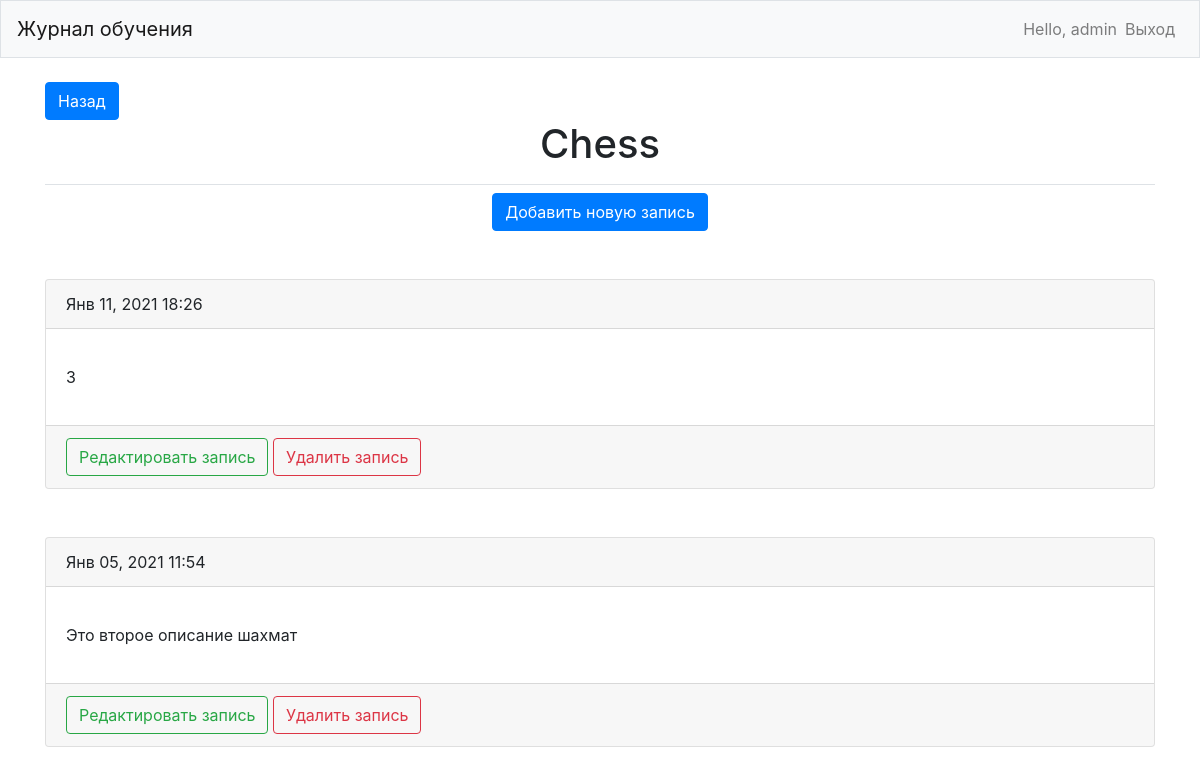
Page /topics/1/ (signed in) on the committed database.
### learning_logs/models.py (models this page shows, shortened)
class Topic(models.Model):
    text = models.CharField(max_length=200)
    date_added = models.DateTimeField(auto_now_add=True)
    owner = models.ForeignKey(User, on_delete=models.CASCADE)
    def __str__(self):
        return self.text

class Entry(models.Model):
    topic = models.ForeignKey(Topic, on_delete=models.CASCADE)
    text = models.TextField()
    date_added = models.DateTimeField(auto_now_add=True)
    class Meta:
        verbose_name = 'Запись'
        verbose_name_plural = 'Записи'

### learning_logs/views.py (the view)
# urls.py: path('topics/<int:topic_id>/', views.topic, name='topic'),
@login_required
def topic(request, topic_id):
    topic = Topic.objects.get(id=topic_id)
    check_topic_owner(topic, request)
    entries = topic.entry_set.order_by('-date_added')
    context = {'topic': topic, 'entries': entries}
    return render(request, 'learning_logs/topic.html', context)

### learning_logs/views.py (called while the page is built)
def check_topic_owner(topic, request):
    if topic.owner != request.user:
        raise Http404

### learning_logs/templates/learning_logs/topic.html
{% extends "learning_logs/base.html" %}
{% block page_header %}
  <a class="btn btn-primary" href="{% url 'learning_logs:topics' %}">Назад</a>
  <h1 class="text-center">{{ topic }}</h1>
{% endblock page_header %}
{% block content %}
<div class="row justify-content-center">
  <a href="{% url 'learning_logs:new_entry' topic.id %}" class="btn btn-primary">Добавить новую запись</a>
</div>
      <br><br>
      {% for entry in entries %}
      <div class="justify-content-center">
          <div class="card text">
            <div class="card-header">
              {{ entry.date_added|date:'M d, Y H:i' }}
            </div>
            <div class="card-body">
              <p class="card-text">{{ entry.text|linebreaks }}</p>
            </div>
              <div class="card-footer text-muted">
                <a href="{% url 'learning_logs:edit_entry' entry.id %}" class="btn btn-outline-success">Редактировать запись</a>
                <a href="{% url 'learning_logs:delete_entry' entry.id %}" class="btn btn-outline-danger">Удалить запись</a>
              </div>
          </div>
      </div>
      <br><br>
      {% empty %}
          <p>Здесь пока не создано ни одной записи.</p>
      {% endfor %}
{% endblock %}

### learning_logs/templates/learning_logs/base.html (shortened to what this page needs)
{% load bootstrap4 %}
<!DOCTYPE html>
<html lang="en" dir="ltr">
  <head>
  </head>
  <body>
    <header>
      <nav class="navbar navbar-expand-md navbar-light bg-light mb-4 border">
        <a class="navbar-brand" href="{% url 'learning_logs:index' %}">Журнал обучения</a>
        <div class="collapse navbar-collapse" id="navbarCollapse">
          <ul class="navbar-nav ml-auto">
            {% if user.is_authenticated %}
              <li class="nav-item">
                <span class="navbar-text">Hello, {{user.username}}</span>
              </li>
              <li class="nav-item">
                <a class="nav-link" href="{% url 'users:logout' %}">Выход</a>
              </li>
            {% endif %}
          </ul>
        </div>
      </nav>
    </header>
    <main role="main" class="container">
      <div class="pb-2 mb-2 border-bottom">
        {% block page_header %}{% endblock page_header %}
      </div>
      <div>
        {% block content %}{% endblock %}
      </div>
    </main>
  {% bootstrap_css %}
  </body>
</html>

### rows in the picture
Topic: text "Chess"
Entry: date_added "Янв 11, 2021 18:26", text "3"
Entry: date_added "Янв 05, 2021 11:54", text "Это второе описание шахмат"

### other values in the picture
{{ user.username }} "admin"
